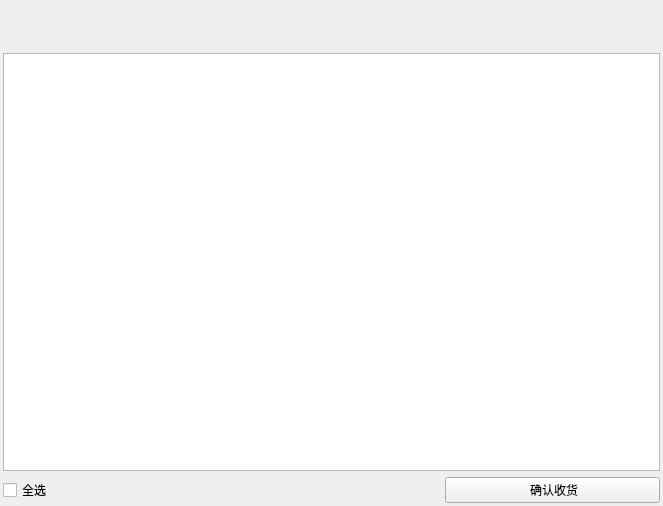
<?xml version="1.0" encoding="UTF-8"?>
<ui version="4.0">
 <class>StartReceive</class>
 <widget class="QWidget" name="StartReceive">
  <property name="geometry">
   <rect>
    <x>0</x>
    <y>0</y>
    <width>663</width>
    <height>506</height>
   </rect>
  </property>
  <property name="windowTitle">
   <string>Form</string>
  </property>
  <layout class="QVBoxLayout" name="verticalLayout_2">
   <property name="leftMargin">
    <number>3</number>
   </property>
   <property name="topMargin">
    <number>3</number>
   </property>
   <property name="rightMargin">
    <number>3</number>
   </property>
   <property name="bottomMargin">
    <number>3</number>
   </property>
   <item>
    <spacer name="horizontalSpacer">
     <property name="orientation">
      <enum>Qt::Horizontal</enum>
     </property>
     <property name="sizeHint" stdset="0">
      <size>
       <width>40</width>
       <height>25</height>
      </size>
     </property>
    </spacer>
   </item>
   <item>
    <spacer name="horizontalSpacer_2">
     <property name="orientation">
      <enum>Qt::Horizontal</enum>
     </property>
     <property name="sizeHint" stdset="0">
      <size>
       <width>40</width>
       <height>25</height>
      </size>
     </property>
    </spacer>
   </item>
   <item>
    <layout class="QVBoxLayout" name="verticalLayout">
     <item>
      <widget class="QListWidget" name="listWidgetData">
       <property name="styleSheet">
        <string notr="true">
QComboBox
{
	background-color: transparent;
}

QComboBox QAbstractItemView
{
selection-color:transparent;
selection-background-color:black;
background-color:rgb(200, 200, 200);
color:black;
font:14px;
}</string>
       </property>
      </widget>
     </item>
     <item>
      <layout class="QHBoxLayout" name="horizontalLayout">
       <item>
        <widget class="QCheckBox" name="checkBoxAllSelect">
         <property name="text">
          <string>全选</string>
         </property>
         <property name="icon">
          <iconset resource="../../../res.qrc">
           <normaloff>:/image/image/全选.png</normaloff>:/image/image/全选.png</iconset>
         </property>
        </widget>
       </item>
       <item>
        <widget class="QLabel" name="labelContent">
         <property name="text">
          <string/>
         </property>
        </widget>
       </item>
       <item>
        <widget class="QPushButton" name="pushButtonConfirm">
         <property name="minimumSize">
          <size>
           <width>200</width>
           <height>0</height>
          </size>
         </property>
         <property name="text">
          <string> 确认收货</string>
         </property>
         <property name="icon">
          <iconset resource="../../../res.qrc">
           <normaloff>:/image/image/确认.png</normaloff>:/image/image/确认.png</iconset>
         </property>
        </widget>
       </item>
      </layout>
     </item>
    </layout>
   </item>
  </layout>
 </widget>
 <resources>
  <include location="../../../res.qrc"/>
 </resources>
 <connections/>
</ui>
